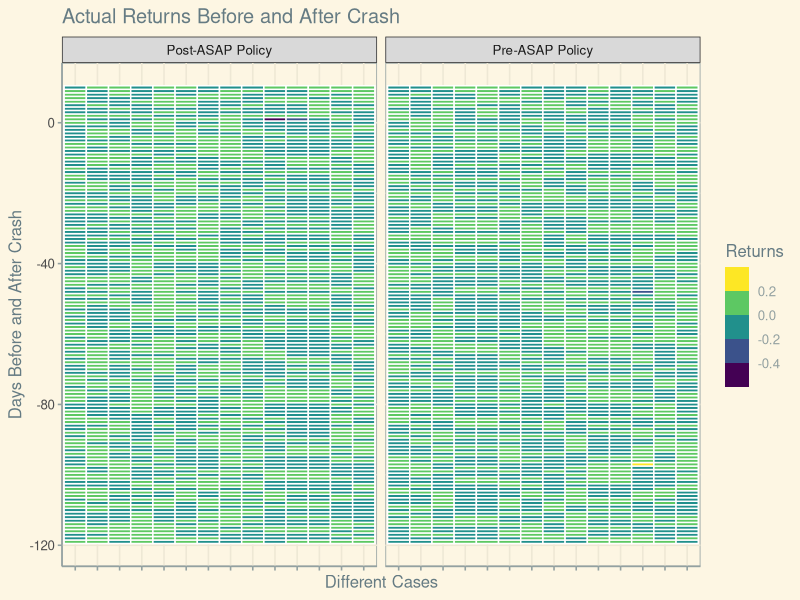
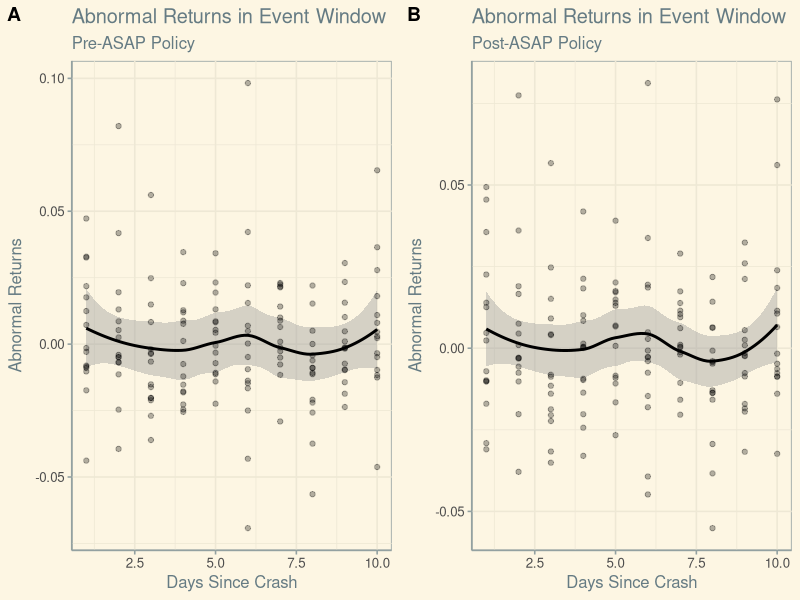

Generate these figures, in order, with R:
## ---- chunk 1
knitr::opts_chunk$set(echo = TRUE)
library(tidyverse)
library(ggthemes)
setwd("~/GitHub/ASAP_Policy_Stock_Market_Evidence")
## ---- chunk 2
# Reading Pre-ASAP Crash Data and Creating Prediction Data Frame
estim1 <- data.frame(read.csv("Estimation Dataset I - Sheet1.csv"))
evt1 <- data.frame(read.csv("Event Dataset I - Sheet1.csv"))
pred <- data.frame()

# Using Linear Model to calculate Fama-French Factors
for(i in 1:15){
  ind = (4*i) - 3
  temp <- summary(lm(estim1[,ind] ~ estim1[,(ind + 1)] + estim1[,(ind + 2)] + estim1[,(ind + 3)]))$coefficients
  pred[1,i] <- temp[1,1]
  pred[2,i] <- temp[2,1]
  pred[3,i] <- temp[3,1]
  pred[4,i] <- temp[4,1]
}

# Creating Abnormal Returns Data Set
ar1 <- data.frame()
for(i in 1:15){
  ind = (4*i) - 3
  for(j in 1:10) {
    ar1[j,i] = (evt1[j,ind] - (pred[1,i] + pred[2,i]*evt1[j,ind + 1] + pred[3,i]*evt1[j,(ind + 2)] + pred[4,i]*evt1[j,(ind + 3)]))
  }
}

# Adding Average of Rows in Abnormal Returns Data Set
ar1 <- ar1 %>% mutate(avg= rowMeans(ar1))

# Reading Post-ASAP Crash Data and Creating Prediction Data Frame
estim2 <- data.frame(read.csv("Estimation Dataset II - Sheet1.csv"))
evt2 <- data.frame(read.csv("Event Dataset II - Sheet1.csv"))
pred <- data.frame()

# Using Linear Model to calculate Fama-French Factors
for(i in 1:15){
  ind = (4*i) - 3
  temp <- summary(lm(estim2[,ind] ~ estim2[,(ind + 1)] + estim2[,(ind + 2)] + estim2[,(ind + 3)]))$coefficients
  pred[1,i] <- temp[1,1]
  pred[2,i] <- temp[2,1]
  pred[3,i] <- temp[3,1]
  pred[4,i] <- temp[4,1]
}

# Creating Abnormal Returns Data Set
ar2 <- data.frame()
for(i in 1:15){
  ind = (4*i) - 3
  for(j in 1:10) {
    ar2[j,i] = evt1[j,ind] - (pred[1,i] + pred[2,i]*evt1[j,(ind + 1)] + pred[3,i]*evt1[j,(ind + 2)] + pred[4,i]*evt1[j,(ind + 3)])
  }
}

# Adding Average of Rows in Abnormal Returns Data Set
ar2 <- ar2 %>% mutate(avg= rowMeans(ar2))

## ---- chunk 3
# Creating Heat Map For Both Pre and Post ASAP Data Sets
heat_map_data1 <- rbind(estim1,evt1)
heat_map_data1 <- heat_map_data1[4*(1:15)-3]
heat_map_data1 <- gather(heat_map_data1, key = "Case", Returns, factor_key = TRUE)
heat_map_data1 <- mutate(heat_map_data1, date=rep(-119:10,times=14))
heat_map_data2 <- rbind(estim2,evt2)
heat_map_data2 <- heat_map_data2[4*(1:15)-3]
heat_map_data2 <- gather(heat_map_data2, key = "Case", Returns, factor_key = TRUE)
heat_map_data2 <- mutate(heat_map_data2, date=rep(-119:10,times=14))

heat_map_data1 <- mutate(heat_map_data1, variety="Pre-ASAP Policy")
heat_map_data2 <- mutate(heat_map_data2, variety="Post-ASAP Policy")
final_heatmap_data <- rbind(heat_map_data1,heat_map_data2)
rm(heat_map_data1,heat_map_data2)

ggplot(data=final_heatmap_data) + 
  geom_tile(mapping=aes(x=Case,y=date,fill=Returns),color="white",lwd=0.5)+
  scale_fill_binned(type = "viridis")+
  facet_grid(~variety)+
  theme_solarized()+
  ggtitle("Actual Returns Before and After Crash")+
  ylab("Days Before and After Crash")+
  xlab("Different Cases")+
  theme(axis.text.x=element_blank())

# Plotting Abnormal Returns for Both Pre and Post ASAP Data Sets
plot1<- ggplot(data=ar1) +
  geom_smooth(mapping = aes(y=avg,x=1:10), color='Black') +
  geom_point(mapping = aes(y=V1,x=1:10),alpha=0.3)+
  geom_point(mapping = aes(y=V2,x=1:10),alpha=0.3)+
  geom_point(mapping = aes(y=V3,x=1:10),alpha=0.3)+
  geom_point(mapping = aes(y=V4,x=1:10),alpha=0.3)+
  geom_point(mapping = aes(y=V5,x=1:10),alpha=0.3)+
  geom_point(mapping = aes(y=V6,x=1:10),alpha=0.3)+
  geom_point(mapping = aes(y=V7,x=1:10),alpha=0.3)+
  geom_point(mapping = aes(y=V8,x=1:10),alpha=0.3)+
  geom_point(mapping = aes(y=V9,x=1:10),alpha=0.3)+
  geom_point(mapping = aes(y=V10,x=1:10),alpha=0.3)+
  geom_point(mapping = aes(y=V11,x=1:10),alpha=0.3)+
  geom_point(mapping = aes(y=V12,x=1:10),alpha=0.3)+
  geom_point(mapping = aes(y=V13,x=1:10),alpha=0.3)+
  geom_point(mapping = aes(y=V14,x=1:10),alpha=0.3)+
  geom_point(mapping = aes(y=V15,x=1:10),alpha=0.3)+
  theme_solarized()+
  ggtitle("Abnormal Returns in Event Window",subtitle = "Pre-ASAP Policy")+
  ylab("Abnormal Returns")+
  xlab("Days Since Crash")


plot2 <- ggplot(data=ar2) +
  geom_smooth(mapping = aes(y=avg,x=1:10), color='Black') +
  geom_point(mapping = aes(y=V1,x=1:10),alpha=0.3)+
  geom_point(mapping = aes(y=V2,x=1:10),alpha=0.3)+
  geom_point(mapping = aes(y=V3,x=1:10),alpha=0.3)+
  geom_point(mapping = aes(y=V4,x=1:10),alpha=0.3)+
  geom_point(mapping = aes(y=V5,x=1:10),alpha=0.3)+
  geom_point(mapping = aes(y=V6,x=1:10),alpha=0.3)+
  geom_point(mapping = aes(y=V7,x=1:10),alpha=0.3)+
  geom_point(mapping = aes(y=V8,x=1:10),alpha=0.3)+
  geom_point(mapping = aes(y=V9,x=1:10),alpha=0.3)+
  geom_point(mapping = aes(y=V10,x=1:10),alpha=0.3)+
  geom_point(mapping = aes(y=V11,x=1:10),alpha=0.3)+
  geom_point(mapping = aes(y=V12,x=1:10),alpha=0.3)+
  geom_point(mapping = aes(y=V13,x=1:10),alpha=0.3)+
  geom_point(mapping = aes(y=V14,x=1:10),alpha=0.3)+
  geom_point(mapping = aes(y=V15,x=1:10),alpha=0.3)+
  theme_solarized()+
  ggtitle("Abnormal Returns in Event Window",subtitle = "Post-ASAP Policy")+
  ylab("Abnormal Returns")+
  xlab("Days Since Crash")
cowplot::plot_grid(plot1, plot2, labels = "AUTO")
